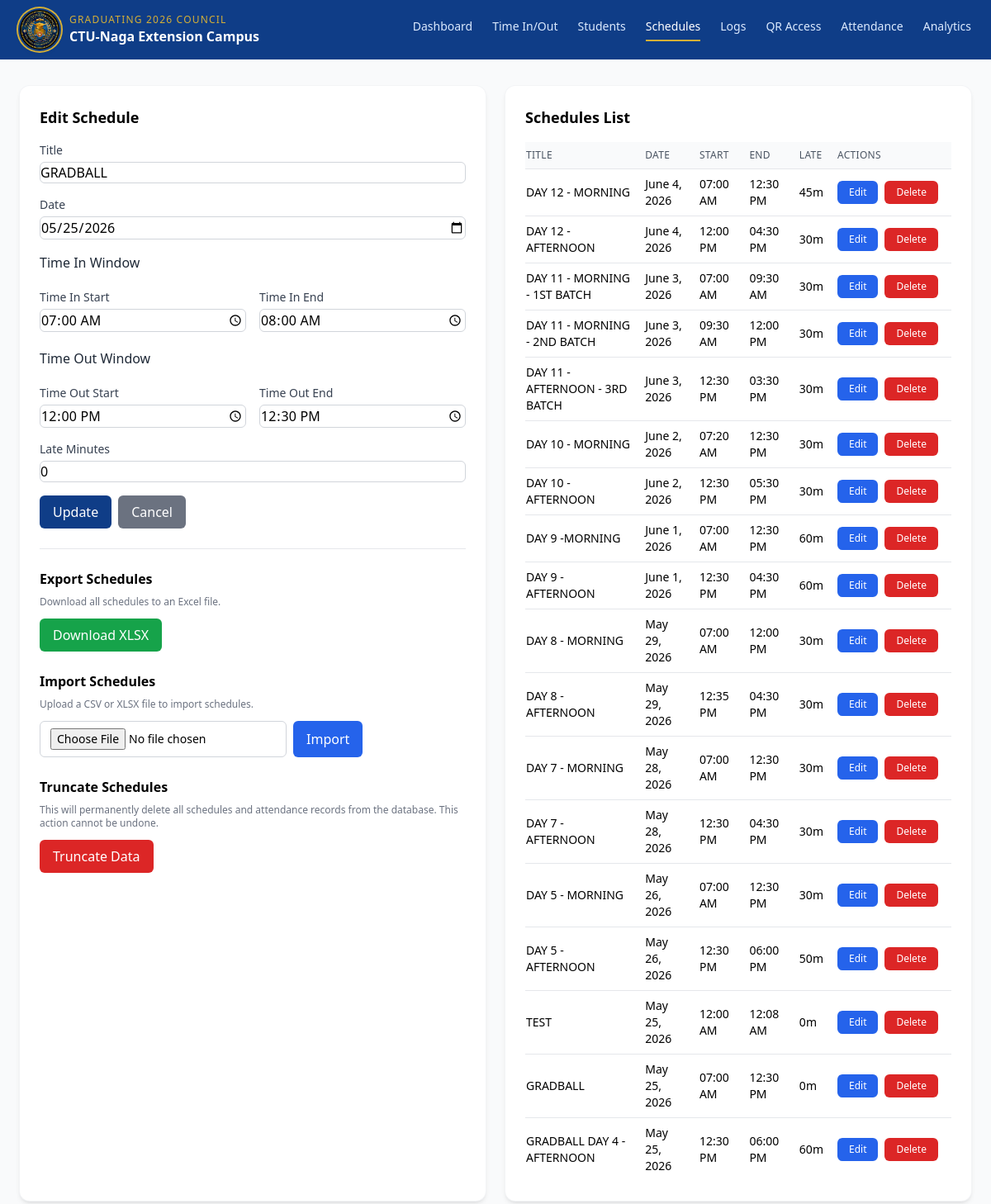
Page /schedules.php?edit_id=2 on the committed database.
### tables this page shows
CREATE TABLE `schedules` (
  `id` int(11) NOT NULL AUTO_INCREMENT,
  `title` varchar(100) NOT NULL,
  `schedule_date` date NOT NULL,
  `start_time` time NOT NULL,
  `end_time` time NOT NULL,
  `late_minutes` int(11) NOT NULL DEFAULT 0,
  `created_at` timestamp NOT NULL DEFAULT current_timestamp(),
  `time_in_start` time DEFAULT NULL,
  `time_in_end` time DEFAULT NULL,
  `time_out_start` time DEFAULT NULL,
  `time_out_end` time DEFAULT NULL,
  PRIMARY KEY (`id`),
  KEY `idx_schedule_date` (`schedule_date`)
);

### includes/functions.php (called while the page is built, shortened)
<?php
function h($s) {
    return htmlspecialchars((string)$s, ENT_QUOTES, 'UTF-8');
}
function is_local_access() {
    $host = $_SERVER['HTTP_HOST'] ?? '';
    $host = strtolower(trim(explode(':', $host)[0]));
    return in_array($host, ['localhost', '127.0.0.1', '::1'], true);
}

### schedules.php (the view, shortened to what this page needs)
<?php
$db = db();
$edit_schedule = null;
if (isset($_GET['edit_id'])) {
    $edit_id = intval($_GET['edit_id']);
    $stmt = $db->prepare('SELECT * FROM schedules WHERE id = ?');
    $stmt->bind_param('i', $edit_id);
    $stmt->execute();
    $edit_schedule = $stmt->get_result()->fetch_assoc();
}
$schedules = [];
$res = $db->query('SELECT * FROM schedules ORDER BY schedule_date DESC, start_time ASC');
while ($row = $res->fetch_assoc()) { $schedules[] = $row; }
?>
<!DOCTYPE html>
<html lang="en">
<head>
  <script src="https://cdn.tailwindcss.com"></script>
  <link rel="stylesheet" href="assets/css/responsive.css">
</head>
<body class="bg-gray-50 min-h-screen antialiased">
  <header class="sticky top-0 bg-[#0F3D87] text-white shadow-sm z-20 relative">
    <div class="max-w-7xl mx-auto px-4 sm:px-6 py-3 flex items-center justify-between relative">
      <div class="flex items-center gap-2 sm:gap-3 min-w-0">
        <img src="assets/logo.jpg" alt="Graduating Council Logo" class="h-10 w-10 sm:h-12 sm:w-12 rounded-full ring-2 ring-[#D4AF37] ring-offset-2 ring-offset-[#0F3D87] shadow-md object-cover flex-shrink-0" onerror="this.style.display='none'">
        <div class="leading-tight min-w-0">
          <div class="text-[9px] sm:text-[10px] md:text-xs uppercase tracking-widest text-[#D4AF37] truncate">Graduating 2026 Council</div>
          <div class="text-xs sm:text-sm md:text-base font-semibold truncate">CTU-Naga Extension Campus</div>
        </div>
      </div>
      <nav class="nav-desktop hidden md:flex items-center gap-4 lg:gap-6 text-sm">
        <?php if (is_local_access()): ?><a href="dashboard.php" class="pb-1.5 border-b-2 transition-colors whitespace-nowrap <?php echo basename($_SERVER['PHP_SELF'])==='dashboard.php' ? 'border-[#D4AF37] text-white' : 'border-transparent text-blue-100 hover:text-white'; ?>">Dashboard</a><?php endif; ?>
        <a href="index.php" class="pb-1.5 border-b-2 transition-colors whitespace-nowrap <?php echo basename($_SERVER['PHP_SELF'])==='index.php' ? 'border-[#D4AF37] text-white' : 'border-transparent text-blue-100 hover:text-white'; ?>">Time In/Out</a>
        <a href="students.php" class="pb-1.5 border-b-2 transition-colors whitespace-nowrap <?php echo basename($_SERVER['PHP_SELF'])==='students.php' ? 'border-[#D4AF37] text-white' : 'border-transparent text-blue-100 hover:text-white'; ?>">Students</a>
        <?php if (is_local_access()): ?><a href="schedules.php" class="pb-1.5 border-b-2 transition-colors whitespace-nowrap <?php echo basename($_SERVER['PHP_SELF'])==='schedules.php' ? 'border-[#D4AF37] text-white' : 'border-transparent text-blue-100 hover:text-white'; ?>">Schedules</a><a href="logs.php" class="pb-1.5 border-b-2 transition-colors whitespace-nowrap <?php echo basename($_SERVER['PHP_SELF'])==='logs.php' ? 'border-[#D4AF37] text-white' : 'border-transparent text-blue-100 hover:text-white'; ?>">Logs</a><a href="qr.php" class="pb-1.5 border-b-2 transition-colors whitespace-nowrap <?php echo basename($_SERVER['PHP_SELF'])==='qr.php' ? 'border-[#D4AF37] text-white' : 'border-transparent text-blue-100 hover:text-white'; ?>">QR Access</a><?php endif; ?>
        <a href="attendance.php" class="pb-1.5 border-b-2 transition-colors whitespace-nowrap <?php echo basename($_SERVER['PHP_SELF'])==='attendance.php' ? 'border-[#D4AF37] text-white' : 'border-transparent text-blue-100 hover:text-white'; ?>">Attendance</a><a href="analytics.php" class="pb-1.5 border-b-2 transition-colors whitespace-nowrap <?php echo basename($_SERVER['PHP_SELF'])==='analytics.php' ? 'border-[#D4AF37] text-white' : 'border-transparent text-blue-100 hover:text-white'; ?>">Analytics</a>
      </nav>
    </div>
  </header>
  <main class="max-w-7xl mx-auto px-4 sm:px-6 py-6 sm:py-8 grid md:grid-cols-2 gap-4 sm:gap-6">
    <div class="bg-white shadow-md ring-1 ring-gray-100 rounded-xl p-4 sm:p-6">
      <h2 class="text-lg font-semibold mb-4"><?php echo $edit_schedule ? 'Edit Schedule' : 'Create Schedule'; ?></h2>
      <form method="post" class="space-y-4">
        <div>
          <label class="block text-sm font-medium text-gray-700">Title</label>
          <input name="title" type="text" required class="mt-1 w-full rounded-md border border-gray-300 focus:ring-[#0F3D87] focus:border-[#0F3D87]" value="<?php echo $edit_schedule ? h($edit_schedule['title']) : ''; ?>" />
        </div>
        <div>
          <label class="block text-sm font-medium text-gray-700">Date</label>
          <input name="schedule_date" type="date" required class="mt-1 w-full rounded-md border border-gray-300 focus:ring-[#0F3D87] focus:border-[#0F3D87]" value="<?php echo $edit_schedule ? h($edit_schedule['schedule_date']) : ''; ?>" />
        </div>
        <div class="grid grid-cols-1 sm:grid-cols-2 gap-x-4 gap-y-5">
          <div class="sm:col-span-2 font-medium text-gray-800">Time In Window</div>
          <div>
            <label class="block text-sm font-medium text-gray-700">Time In Start</label>
            <input name="time_in_start" type="time" required class="mt-1 w-full rounded-md border border-gray-300 focus:ring-[#0F3D87] focus:border-[#0F3D87]" value="<?php echo $edit_schedule ? h($edit_schedule['time_in_start']) : ''; ?>" />
          </div>
          <div>
            <label class="block text-sm font-medium text-gray-700">Time In End</label>
            <input name="time_in_end" type="time" required class="mt-1 w-full rounded-md border border-gray-300 focus:ring-[#0F3D87] focus:border-[#0F3D87]" value="<?php echo $edit_schedule ? h($edit_schedule['time_in_end']) : ''; ?>" />
          </div>
          <div class="sm:col-span-2 font-medium text-gray-800">Time Out Window</div>
          <div>
            <label class="block text-sm font-medium text-gray-700">Time Out Start</label>
            <input name="time_out_start" type="time" required class="mt-1 w-full rounded-md border border-gray-300 focus:ring-[#0F3D87] focus:border-[#0F3D87]" value="<?php echo $edit_schedule ? h($edit_schedule['time_out_start']) : ''; ?>" />
          </div>
          <div>
            <label class="block text-sm font-medium text-gray-700">Time Out End</label>
            <input name="time_out_end" type="time" required class="mt-1 w-full rounded-md border border-gray-300 focus:ring-[#0F3D87] focus:border-[#0F3D87]" value="<?php echo $edit_schedule ? h($edit_schedule['time_out_end']) : ''; ?>" />
          </div>
        </div>
        <div>
          <label class="block text-sm font-medium text-gray-700">Late Minutes</label>
          <input id="late_minutes_input" name="late_minutes" type="number" min="0" value="<?php echo $edit_schedule ? (int)$edit_schedule['late_minutes'] : '0'; ?>" class="mt-1 w-full rounded-md border border-gray-300 focus:ring-[#0F3D87] focus:border-[#0F3D87]" />
        </div>
        <div class="flex gap-2">
          <button class="inline-flex items-center px-4 py-2 rounded-md bg-[#0F3D87] text-white hover:opacity-95"><?php echo $edit_schedule ? 'Update' : 'Save'; ?></button>
          <?php if ($edit_schedule): ?>
            <a href="schedules.php" class="inline-flex items-center px-4 py-2 rounded-md bg-gray-500 text-white hover:bg-gray-600">Cancel</a>
          <?php endif; ?>
        </div>
      </form>
      <hr class="my-6">
      <div class="space-y-6">
        <div>
          <h4 class="text-base font-semibold mb-2">Export Schedules</h4>
          <p class="text-xs text-gray-500 mb-3">Download all schedules to an Excel file.</p>
          <a href="?export=xlsx" class="inline-flex items-center px-4 py-2 rounded-md bg-green-600 text-white hover:bg-green-700">Download XLSX</a>
        </div>
        <div>
          <h4 class="text-base font-semibold mb-2">Import Schedules</h4>
          <p class="text-xs text-gray-500 mb-3">Upload a CSV or XLSX file to import schedules.</p>
          <form method="post" enctype="multipart/form-data" class="flex gap-2 flex-wrap">
            <input type="file" name="import_file" accept=".csv,.xlsx" required class="text-sm border border-gray-300 rounded-md px-3 py-2" />
            <button type="submit" class="inline-flex items-center px-4 py-2 rounded-md bg-blue-600 text-white hover:bg-blue-700">Import</button>
          </form>
        </div>
        <div>
          <h4 class="text-base font-semibold mb-2">Truncate Schedules</h4>
          <p class="text-xs text-gray-500 mb-3">This will permanently delete all schedules and attendance records from the database. This action cannot be undone.</p>
          <form method="post" onsubmit="return handleTruncate(event);">
            <button type="button" class="inline-flex items-center px-4 py-2 rounded-md bg-red-600 text-white hover:bg-red-700" onclick="handleTruncate(event)">Truncate Data</button>
          </form>
        </div>
      </div>
    </div>
    <div class="bg-white shadow-md ring-1 ring-gray-100 rounded-xl p-4 sm:p-6 overflow-x-auto">
      <h2 class="text-lg font-semibold mb-4">Schedules List</h2>
      <div class="overflow-x-auto -mx-2 sm:mx-0">
      <table class="table-responsive-cards min-w-full text-sm divide-y divide-gray-200">
        <thead>
          <tr class="text-left bg-gray-50 text-gray-600 text-xs uppercase tracking-wide">
            <th class="py-2 pr-4 font-medium">Title</th>
            <th class="py-2 pr-4 font-medium">Date</th>
            <th class="py-2 pr-4 font-medium">Start</th>
            <th class="py-2 pr-4 font-medium">End</th>
            <th class="py-2 pr-4 font-medium">Late</th>
            <th class="py-2 pr-4 font-medium">Actions</th>
           </tr>
        </thead>
        <tbody>
          <?php foreach ($schedules as $s): ?>
            <tr class="border-b last:border-0 hover:bg-gray-50">
              <td class="py-2 pr-4" data-label="Title"><?php echo h($s['title']); ?></td>
              <td class="py-2 pr-4" data-label="Date"><?php echo h($date = date('F j, Y', strtotime($s['schedule_date']))); ?></td>
              <td class="py-2 pr-4" data-label="Start"><?php echo h(date('h:i A', strtotime($s['start_time']))); ?></td>
              <td class="py-2 pr-4" data-label="End"><?php echo h(date('h:i A', strtotime($s['end_time']))); ?></td>
              <td class="py-2 pr-4" data-label="Late"><?php echo (int)$s['late_minutes']; ?>m</td>
              <td class="py-2 pr-4" data-label="Actions">
                <div class="flex gap-2">
                  <a href="?edit_id=<?php echo (int)$s['id']; ?>" class="inline-flex items-center px-3.5 py-2 sm:py-1.5 rounded-md bg-blue-600 text-white hover:bg-blue-700 text-xs font-medium touch-target">Edit</a>
                  <form method="post" onsubmit="return confirm('Delete this schedule?');">
                    <button class="px-3.5 py-2 sm:py-1.5 rounded-md bg-red-600 text-white hover:bg-red-700 text-xs font-medium touch-target">Delete</button>
                  </form>
                </div>
              </td>
            </tr>
          <?php endforeach; ?>
        </tbody>
      </table>
      </div>
    </div>
  </main>
</body>
</html>

### rows in the picture
schedules: title "GRADBALL", schedule_date "05/25/2026", time_in_start "07:00:00", time_in_end "08:00:00", time_out_start "12:00:00", time_out_end "12:30:00", late_minutes "0", schedule_date "May 25, 2026", start_time "07:00 AM", end_time "12:30 PM"
schedules: title "DAY 12 - MORNING", schedule_date "June 4, 2026", start_time "07:00 AM", end_time "12:30 PM", late_minutes "45"
schedules: title "DAY 12 - AFTERNOON", schedule_date "June 4, 2026", start_time "12:00 PM", end_time "04:30 PM", late_minutes "30"
schedules: title "DAY 11 - MORNING - 1ST BATCH", schedule_date "June 3, 2026", start_time "07:00 AM", end_time "09:30 AM", late_minutes "30"
schedules: title "DAY 11 - MORNING - 2ND BATCH", schedule_date "June 3, 2026", start_time "09:30 AM", end_time "12:00 PM", late_minutes "30"
schedules: title "DAY 11 - AFTERNOON - 3RD BATCH", schedule_date "June 3, 2026", start_time "12:30 PM", end_time "03:30 PM", late_minutes "30"
schedules: title "DAY 10 - MORNING", schedule_date "June 2, 2026", start_time "07:20 AM", end_time "12:30 PM", late_minutes "30"
schedules: title "DAY 10 - AFTERNOON", schedule_date "June 2, 2026", start_time "12:30 PM", end_time "05:30 PM", late_minutes "30"
schedules: title "DAY 9 -MORNING", schedule_date "June 1, 2026", start_time "07:00 AM", end_time "12:30 PM", late_minutes "60"
schedules: title "DAY 9 - AFTERNOON", schedule_date "June 1, 2026", start_time "12:30 PM", end_time "04:30 PM", late_minutes "60"
schedules: title "DAY 8 - MORNING", schedule_date "May 29, 2026", start_time "07:00 AM", end_time "12:00 PM", late_minutes "30"
schedules: title "DAY 8 - AFTERNOON", schedule_date "May 29, 2026", start_time "12:35 PM", end_time "04:30 PM", late_minutes "30"
schedules: title "DAY 7 - MORNING", schedule_date "May 28, 2026", start_time "07:00 AM", end_time "12:30 PM", late_minutes "30"
schedules: title "DAY 7 - AFTERNOON", schedule_date "May 28, 2026", start_time "12:30 PM", end_time "04:30 PM", late_minutes "30"
schedules: title "DAY 5 - MORNING", schedule_date "May 26, 2026", start_time "07:00 AM", end_time "12:30 PM", late_minutes "30"
schedules: title "DAY 5 - AFTERNOON", schedule_date "May 26, 2026", start_time "12:30 PM", end_time "06:00 PM", late_minutes "50"
schedules: title "TEST", schedule_date "May 25, 2026", start_time "12:00 AM", end_time "12:08 AM", late_minutes "0"
schedules: title "GRADBALL DAY 4 - AFTERNOON", schedule_date "May 25, 2026", start_time "12:30 PM", end_time "06:00 PM", late_minutes "60"
